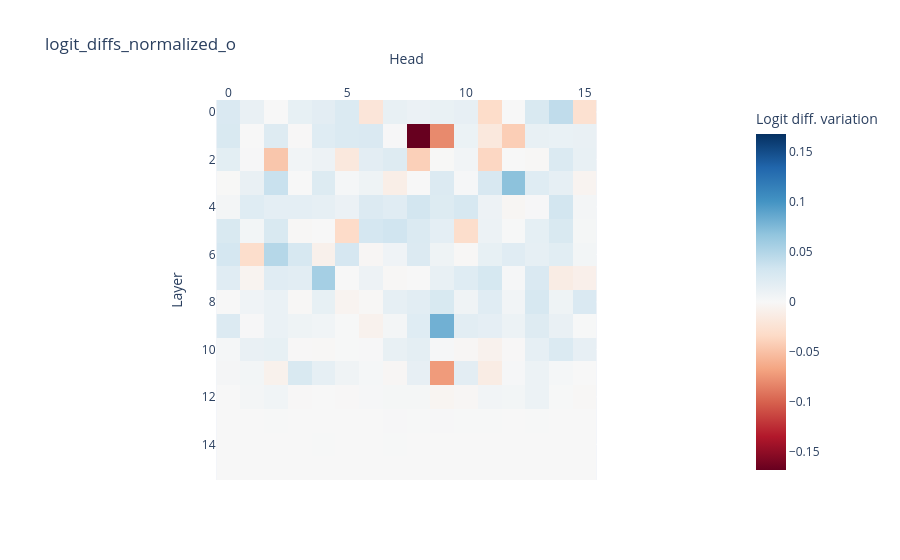

Here is the notebook cell this chart was saved with:
### Code cell
send_info = None
recv_info = {"type":"o", "token_pos_ls":([9]*1)}
prompt_maryjohnjohn = "When Mary and John went to the store, John gave a drink to"
prompt_davidmiketom = "When David and Mike went to the store, Tom gave a drink to"
# batch_token = tokenizer(prompt_maryjohnjohn, return_tensors="pt", padding=True) # for test
# batch_token = tokenizer(prompt_davidmiketom, return_tensors="pt", padding=True) # for test
prompt_dict_ls_ORIG = [{"text":prompt_maryjohnjohn, "IO_token_id":[6393], "S_token_id":[2516], "S2_token_id":[2516], "END_token_pos":13}]
prompt_dict_ls_NEW = [{"text":prompt_davidmiketom, "IO_token_id":[5119], "S_token_id":[10035], "S2_token_id":[6270], "END_token_pos":13}]
activation_patching(prompt_dict_ls_ORIG, prompt_dict_ls_NEW, model, tokenizer, send_info, recv_info, output_dir, n_layers, n_heads, bsz=1, demo_now=True)

### Figure 1 — Plotly figure (JSON) as saved in the notebook; plotly's stock layout.template omitted (floating-point values rounded to 4 significant figures; data arrays with more than 128 entries replaced by an {"elided": "..."} marker saying what was removed)
{"data": [{"coloraxis": "coloraxis", "hovertemplate": "Head: %{x}<br>Layer: %{y}<br>Logit diff. variation: %{z}<extra></extra>", "name": "0", "type": "heatmap", "xaxis": "x", "yaxis": "y", "z": {"elided": "16x16 float values"}}], "layout": {"coloraxis": {"cmid": 0, "colorbar": {"title": {"text": "Logit diff. variation"}}, "colorscale": [[0, "rgb(103,0,31)"], [0.1, "rgb(178,24,43)"], [0.2, "rgb(214,96,77)"], [0.3, "rgb(244,165,130)"], [0.4, "rgb(253,219,199)"], [0.5, "rgb(247,247,247)"], [0.6, "rgb(209,229,240)"], [0.7, "rgb(146,197,222)"], [0.8, "rgb(67,147,195)"], [0.9, "rgb(33,102,172)"], [1, "rgb(5,48,97)"]]}, "title": {"text": "logit_diffs_normalized_o"}, "xaxis": {"anchor": "y", "constrain": "domain", "domain": [0, 1], "scaleanchor": "y", "side": "top", "title": {"text": "Head"}}, "yaxis": {"anchor": "x", "autorange": "reversed", "constrain": "domain", "domain": [0, 1], "title": {"text": "Layer"}}}}
